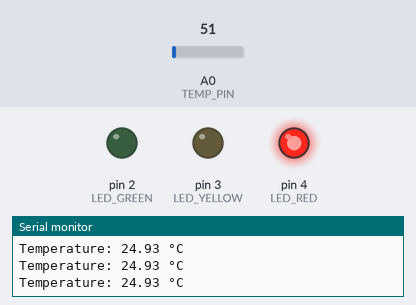
A sketch run on a simulated Arduino Uno, built with avr-gcc and run on an emulated ATmega328P. On the bench: output pins drawn as LEDs (lit = HIGH), the last lines printed to the serial monitor. The inputs (shaded band) are chosen by the test bench; at power-on: A0 (TEMP_PIN) = 51.

Above: at 1.3 s.
1.4 s: A0 (TEMP_PIN) set to 44
At 2.7 s:
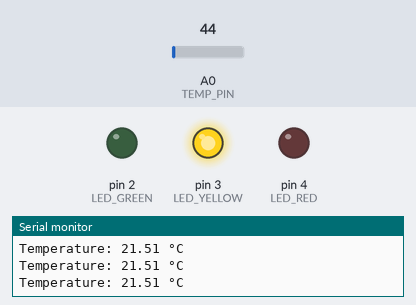
3.0 s: A0 (TEMP_PIN) set to 30
At 3.9 s:
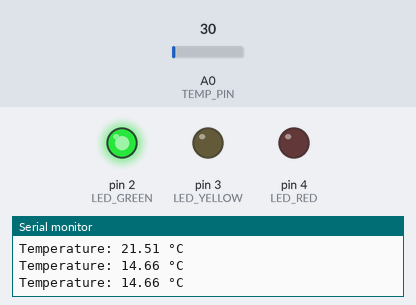
4.5 s: A0 (TEMP_PIN) set to 61
At 5.1 s:
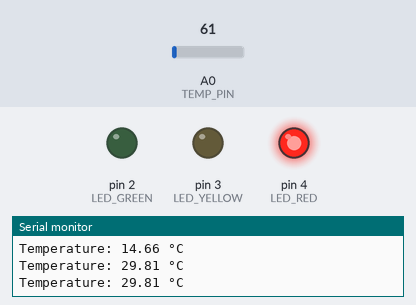
6.0 s: A0 (TEMP_PIN) set to 15
At 6.3 s:
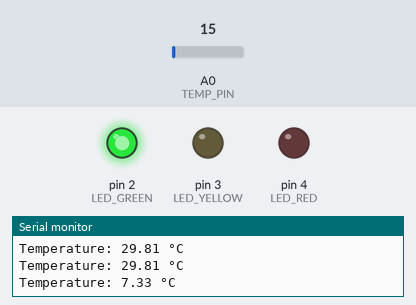
Timing chart, 0 to 8.5 s (numbered marks = the images above; inputs shaded):
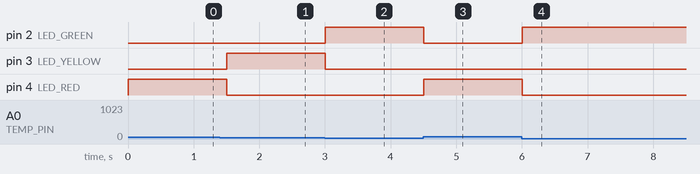

Measured:
- the behaviour switches between 48 and 47 on A0 (TEMP_PIN) (found by bisection; images 0 and 1)
- after the input at 1.4 s, pin 3 (LED_YELLOW): LOW → HIGH after 0.10 s; pin 4 (LED_RED): HIGH → LOW after 0.10 s
- after the input at 3.0 s, pin 2 (LED_GREEN): LOW → HIGH at once; pin 3 (LED_YELLOW): HIGH → LOW at once
- after the input at 4.5 s, pin 2 (LED_GREEN): HIGH → LOW at once; pin 4 (LED_RED): LOW → HIGH at once
- after the input at 6.0 s, pin 2 (LED_GREEN): LOW → HIGH at once; pin 4 (LED_RED): HIGH → LOW at once

The sketch:

sketch_aug24b.ino
```cpp
#define TEMP_PIN A0   // Sensor pin

#define LED_GREEN 2
#define LED_YELLOW 3
#define LED_RED 4

void setup() {
  Serial.begin(9600);

  pinMode(LED_GREEN, OUTPUT);
  pinMode(LED_YELLOW, OUTPUT);
  pinMode(LED_RED, OUTPUT);
}

void loop() {
  // Read analog value
  int sensorValue = analogRead(TEMP_PIN);

  // Convert to voltage (assuming 5V and 10-bit ADC)
  float voltage = sensorValue * (5.0 / 1023.0);

  // LM35 gives 10mV per °C → Temp in Celsius
  float temperatureC = voltage * 100;

  Serial.print("Temperature: ");
  Serial.print(temperatureC);
  Serial.println(" °C");

  // LED Indication (you can adjust thresholds)
  if (temperatureC < 19) {
    digitalWrite(LED_GREEN, HIGH);
    digitalWrite(LED_YELLOW, LOW);
    digitalWrite(LED_RED, LOW);
  }
  else if (temperatureC < 23) {
    digitalWrite(LED_GREEN, LOW);
    digitalWrite(LED_YELLOW, HIGH);
    digitalWrite(LED_RED, LOW);
  }
  else {
    digitalWrite(LED_GREEN, LOW);
    digitalWrite(LED_YELLOW, LOW);
    digitalWrite(LED_RED, HIGH);
  }

  delay(500); // half second update
}
```
